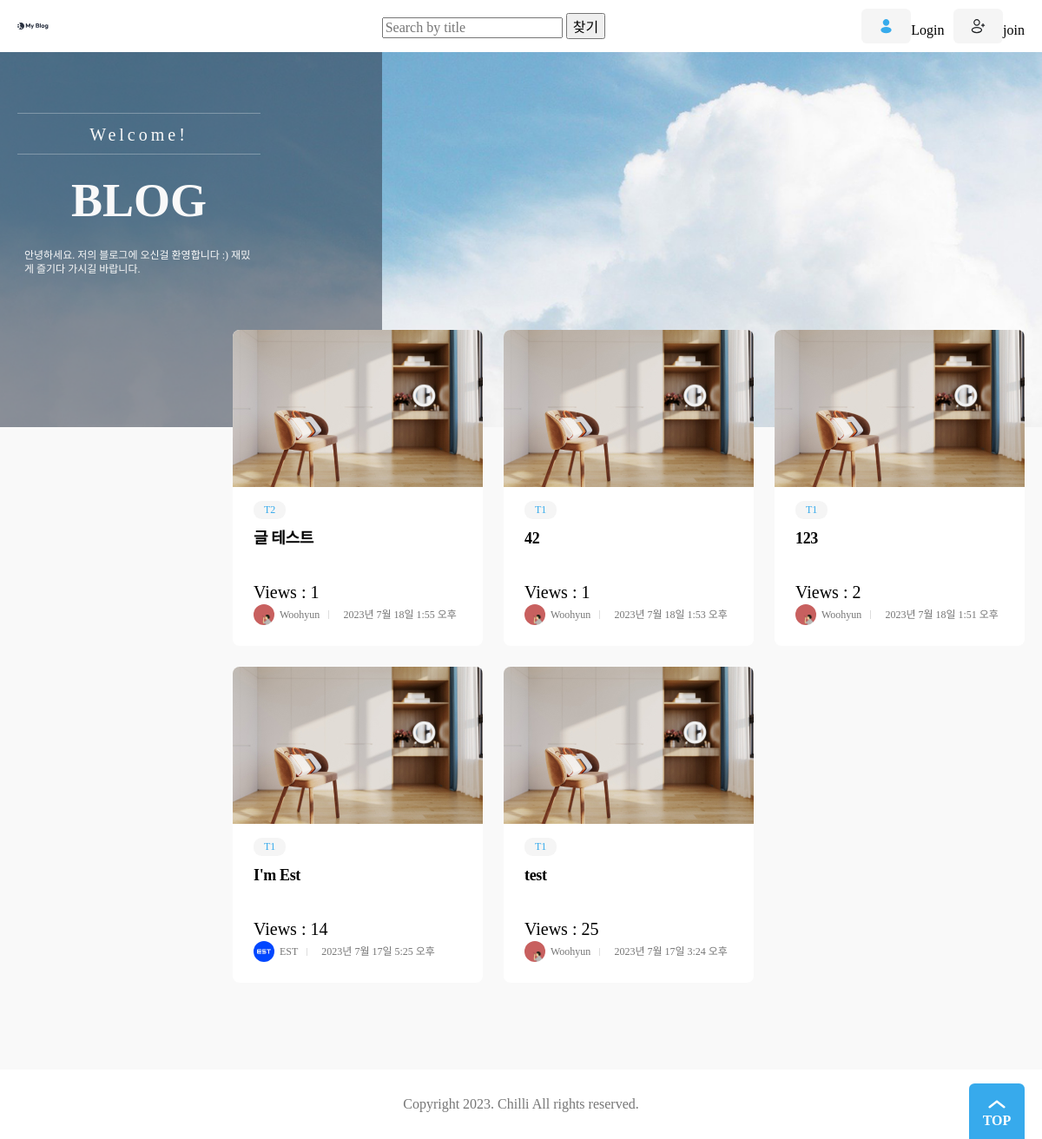
/blog/, run on an earlier commit of the app's database.
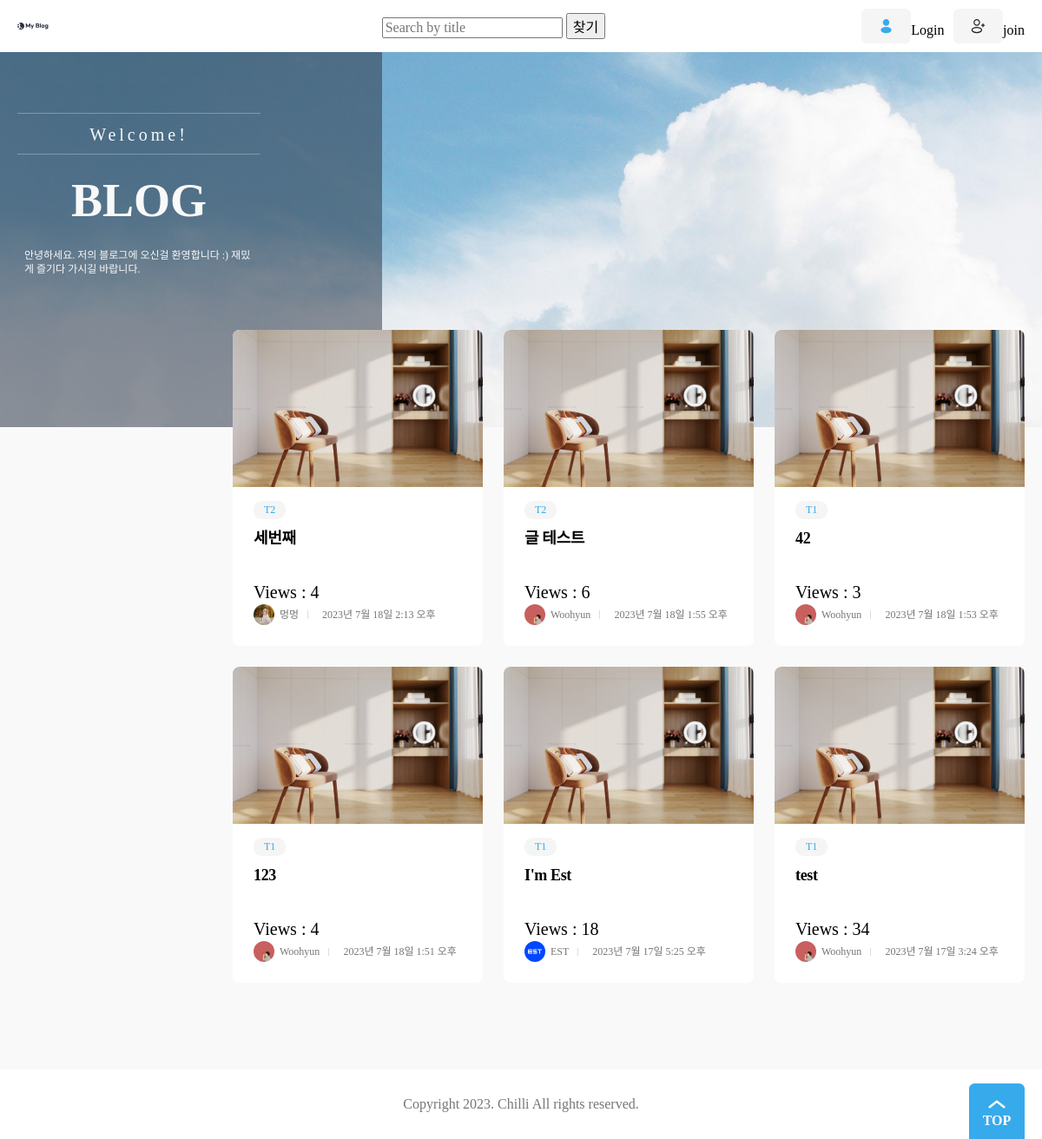
And on a later commit of the database.
### blog/models.py (models this page shows)
class Post(models.Model):
    CATEGORY_1 = "T1"
    CATEGORY_2 = "T2"
    CATEGORY_CHOICES = ((CATEGORY_1, "Test1"), (CATEGORY_2, "Test2"))
    title = models.CharField(max_length=30)
    content = models.TextField()
    writer = models.ForeignKey(User, on_delete=models.CASCADE)
    status = models.CharField(default='active', max_length=20)
    category = models.CharField(choices=CATEGORY_CHOICES, max_length=2, null=True, blank=True)
    views = models.IntegerField(default=0)
    created_at = models.DateTimeField(auto_now_add=True)
    updated_at = models.DateTimeField(auto_now=True)

### user/models.py (models this page shows)
class Profile(models.Model):
    user = models.OneToOneField('User', on_delete=models.CASCADE)
    name = models.CharField(max_length=50, null=True, blank=True)
    avatarUrl = models.ImageField(upload_to='user/media',null=True)
    aboutMe = models.TextField(null=True, blank=True)
    created_at = models.DateTimeField(auto_now_add=True)

### blog/views.py (the view)
# urls.py: path('', Index.as_view() , name='list'),
class Index(View):
    def get(self, request):
        post_objs = Post.objects.all().filter(status='active').order_by('-created_at')
        categories = ['T1','T2']
        context = {
            "posts": post_objs,
            "categories": categories
        }
        return render(request, 'blog/post_list.html', context)

### blog/templates/blog/post_list.html (shortened to what this page needs)
{% extends 'blog/base.html' %}
{% load static %}
{% block content %}
    <main>
        <div class="banner">
            <div class="max-width">
                <div class="banner-contents">
                    <p class="sub-text">Welcome!</p>
                    <p class="main-text">BLOG</p>
                    <p class="description">
                        안녕하세요. 저의 블로그에 오신걸 환영합니다 :) 재밌게 즐기다 가시길 바랍니다.
                    </p>
                </div>
            </div>
        </div>
        <div class="max-width">
            {% if posts %}
            <ul class="posts">
                {% for post in posts %}
                <li>
                    <a href="{% url 'blog:detail' pk=post.pk %}" class="post">
                        <article>
                            <img src="{% static 'blog/images/post-img6.jpg' %}" alt="" />
                            <div class="contents-wrap">
                                <dl class="category">
                                    <dd>{{ post.category }}</dd>
                                </dl>
                                <h3>{{post.title}}</h3>
                                <dl class="post-views">
                                    <dd class="views">Views : {{post.views}}</dd>
                                </dl>
                                <dl class="author-wrap">
                                    <dd class="author">
                                        {% if post.writer.profile.avatarUrl.url %}
                                            <img src="{{post.writer.profile.avatarUrl.url}}" alt="" />
                                        {% else %}
                                            <img src="{%static 'user/image/basic_profile.jpg'%}" alt="" />
                                        {% endif %}
                                        {{ post.writer.profile.name }}
                                    </dd>
                                    <dd class="created">{{post.created_at}}</dd>
                                </dl>
                            </div>
                        </article>
                    </a>
                </li>
                {% endfor %}
            </ul>
            {% else %}
                <p>작성된 게시물이 없습니다.</p>
            {% endif %}
        </div>
    </main>
{% endblock %}

What changed in the data, as far as the page shows it:
added Post: category "T2", title "세번째", views "4", writer.profile.avatarUrl (picture), writer.profile.name "멍멍", created_at "2023년 7월 18일 2:13 오후"
changed Post "글 테스트": views "1" → "6"
changed Post "2023년 7월 18일 1:53 오후": views "1" → "3"
changed Post "2023년 7월 18일 1:51 오후": views "2" → "4"
changed Post "I'm Est": views "14" → "18"
changed Post "test": views "25" → "34"
